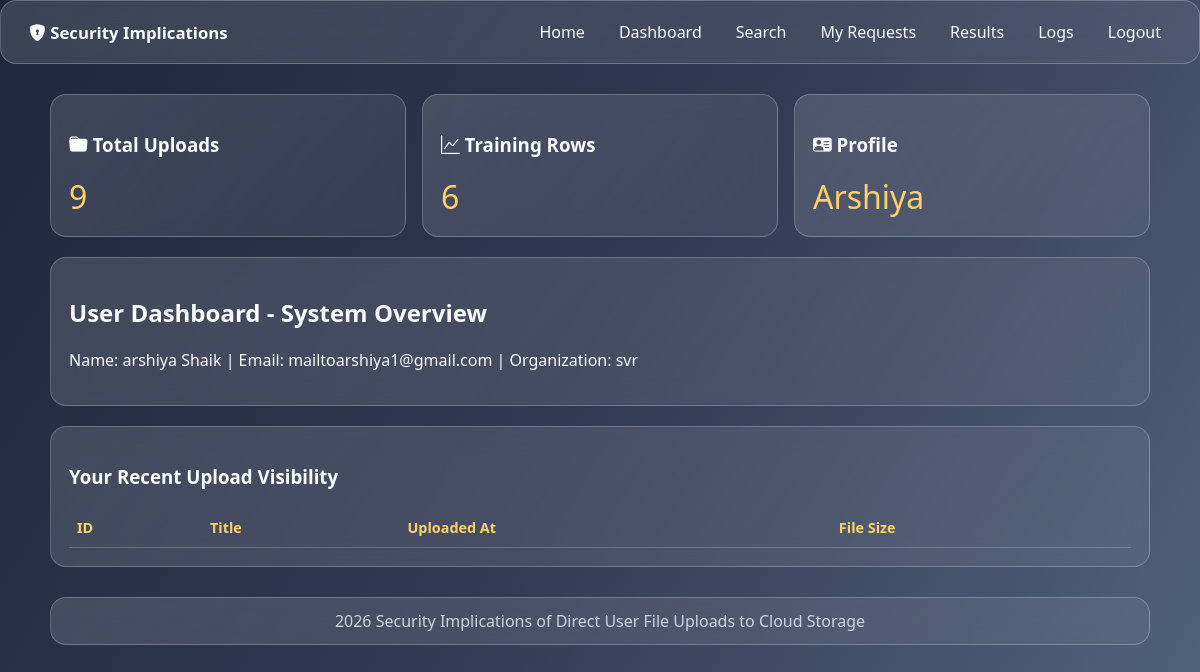
The app's page /dashboard (signed in) with its own data.
### tables this page shows
CREATE TABLE users (
    id INTEGER PRIMARY KEY AUTOINCREMENT,
    full_name TEXT NOT NULL,
    email TEXT NOT NULL UNIQUE,
    username TEXT NOT NULL UNIQUE,
    password_hash TEXT NOT NULL,
    phone TEXT,
    organization TEXT,
    role TEXT NOT NULL DEFAULT 'user',
    created_at TEXT NOT NULL
);

### app.py (the view, shortened to what this page needs)
@app.route("/dashboard")
@login_required
def dashboard():
    db = get_db()
    user_count = db.execute("SELECT COUNT(*) AS c FROM users WHERE role = 'user'").fetchone()["c"]
    upload_count = db.execute("SELECT COUNT(*) AS c FROM uploads").fetchone()["c"]
    metric_count = db.execute("SELECT COUNT(*) AS c FROM training_metrics").fetchone()["c"]
    latest_logs = db.execute("SELECT * FROM logs ORDER BY id DESC LIMIT 8").fetchall()
    my_uploads = db.execute(
        "SELECT * FROM uploads WHERE user_id = ? ORDER BY id DESC LIMIT 10", (session["user_id"],)
    ).fetchall()
    profile = db.execute("SELECT * FROM users WHERE id = ?", (session["user_id"],)).fetchone()
    return render_template(
        "user_dashboard.html",
        upload_count=upload_count,
        metric_count=metric_count,
        my_uploads=my_uploads,
        profile=profile,
        logs=latest_logs,
    )

### app.py (called while the page is built)
def get_db():
    if "db" not in g:
        g.db = sqlite3.connect(DB_PATH)
        g.db.row_factory = sqlite3.Row
    return g.db

def login_required(view):
    @wraps(view)
    def wrapped(*args, **kwargs):
        if session.get("user_id") is None:
            return redirect(url_for("login"))
        return view(*args, **kwargs)
    return wrapped

@app.context_processor
def inject_now():
    return {"now_year": datetime.utcnow().year}

### templates/user_dashboard.html (shortened to what this page needs)
{% extends "base.html" %}
{% block content %}
<section class="grid cards3">
  <article class="metric-card glass"><h3><i class="bi bi-folder-fill"></i> Total Uploads</h3><p>{{ upload_count }}</p></article>
  <article class="metric-card glass"><h3><i class="bi bi-graph-up"></i> Training Rows</h3><p>{{ metric_count }}</p></article>
  <article class="metric-card glass"><h3><i class="bi bi-person-vcard-fill"></i> Profile</h3><p>{{ profile.username }}</p></article>
</section>
<section class="panel glass">
  <h2>User Dashboard - System Overview</h2>
  <p>Name: {{ profile.full_name }} | Email: {{ profile.email }} | Organization: {{ profile.organization }}</p>
</section>
<section class="panel glass">
  <h3>Your Recent Upload Visibility</h3>
  <table>
    <thead><tr><th>ID</th><th>Title</th><th>Uploaded At</th><th>File Size</th></tr></thead>
  </table>
</section>
{% endblock %}

### static/css/style.css (style rules this page uses)
:root { --bg-1: #0b132b; --bg-2: #1c2541; --bg-3: #3a506b; --accent: #5bc0be; --accent-2: #ffd166; --text: #f8fafc; --muted: #cbd5e1; }
* { box-sizing: border-box; }
body { margin: 0; min-height: 100vh; color: var(--text); font-family: "Segoe UI", Tahoma, Geneva, Verdana, sans-serif; background: linear-gradient( 120deg, rgba(11, 19, 43, 0.92), rgba(28, 37, 65, 0.9), rgba(58, 80, 107, 0.88) ), url("https://images.unsplash.com/photo-1558494949-ef010cbdcc31?auto=format&fit=crop&w=1600&q=80") center/cover fixed; }
.glass { background: linear-gradient( 135deg, rgba(255, 255, 255, 0.14), rgba(255, 255, 255, 0.06) ); border: 1px solid rgba(255, 255, 255, 0.24); backdrop-filter: blur(12px); border-radius: 16px; }
.grid { display: grid; gap: 16px; }
.cards3 { grid-template-columns: repeat(auto-fit, minmax(230px, 1fr)); }
.card, .metric-card, .panel { padding: 18px; }
.metric-card p { font-size: 2rem; margin: 8px 0 0; color: var(--accent-2); }
table { width: 100%; border-collapse: collapse; margin-top: 10px; font-size: 0.9rem; }
th, td { border-bottom: 1px solid rgba(255, 255, 255, 0.2); padding: 10px 8px; text-align: left; }
th { color: var(--accent-2); font-weight: 600; }

### records on screen
users: username "Arshiya", full_name "arshiya Shaik", email "mailtoarshiya1@gmail.com", organization "svr"

### other values on screen
{{ upload_count }} "9"
{{ metric_count }} "6"
